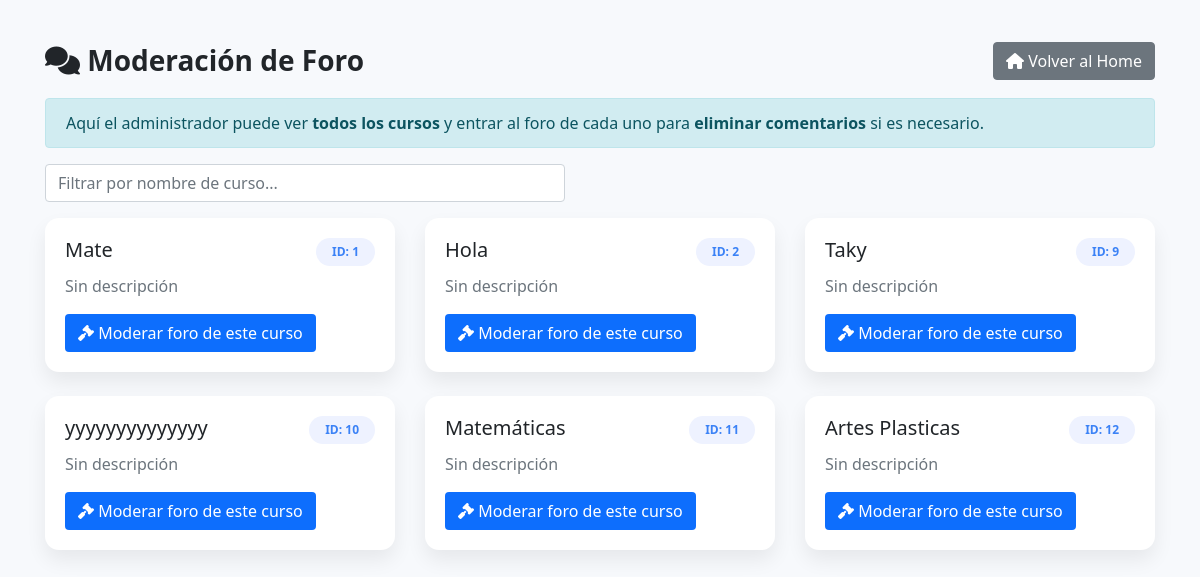
Page /view/Admin/Foro/ForoAdmin.php (signed in) on the committed database.
### tables this page shows
CREATE TABLE `curso` (
  `Id_Curso` int(11) NOT NULL AUTO_INCREMENT,
  `Nombre` varchar(100) DEFAULT NULL,
  `Descripcion` text DEFAULT NULL,
  `Id_Docente` int(11) DEFAULT NULL,
  PRIMARY KEY (`Id_Curso`),
  KEY `Id_Docente` (`Id_Docente`),
  CONSTRAINT `curso_ibfk_1` FOREIGN KEY (`Id_Docente`) REFERENCES `docente` (`Id_Docente`)
);

### model/CursoModel.php (called while the page is built, shortened)
<?php
require_once __DIR__ . '/db.php';
class CursoModel {
    public static function obtenerCursos() {
        global $pdo;
        $stmt = $pdo->query("CALL sp_obtenerCursos()");
        return $stmt->fetchAll(PDO::FETCH_ASSOC);
    }
}
?>

### view/Admin/Foro/ForoAdmin.php (the view, shortened to what this page needs)
<?php
require_once $_SERVER["DOCUMENT_ROOT"] . "/Aula-Virtual-Santa-Teresita/model/CursoModel.php";
$cursos = [];
if (class_exists('CursoModel')) {
    if (method_exists('CursoModel', 'obtenerCursosAdmin')) {
        $cursos = CursoModel::obtenerCursosAdmin();
    } elseif (method_exists('CursoModel', 'obtenerCursos')) {
        $cursos = CursoModel::obtenerCursos();
    } elseif (method_exists('CursoModel', 'listarCursos')) {
        $cursos = CursoModel::listarCursos();
    } elseif (method_exists('CursoModel', 'getAll')) {
        $cursos = CursoModel::getAll();
    }
}
function _toLower($s) {
    return function_exists('mb_strtolower') ? mb_strtolower((string)$s, 'UTF-8') : strtolower((string)$s);
}
?>
<!DOCTYPE html>
<html lang="es">
<head>
    <link href="/Aula-Virtual-Santa-Teresita/view/vendor/bootstrap/css/bootstrap.min.css" rel="stylesheet">
    <link href="https://cdnjs.cloudflare.com/ajax/libs/font-awesome/6.5.0/css/all.min.css" rel="stylesheet">
</head>
<body class="container py-4">
    <div class="d-flex justify-content-between align-items-center">
        <h3 class="page-title"><i class="fa-solid fa-comments"></i> Moderación de Foro</h3>
        <a href="/Aula-Virtual-Santa-Teresita/view/Home/Home.php" class="btn btn-secondary">
            <i class="fa-solid fa-house"></i> Volver al Home
        </a>
    </div>
    <div class="alert alert-info">
        Aquí el administrador puede ver <strong>todos los cursos</strong> y entrar al foro de cada uno para
        <strong>eliminar comentarios</strong> si es necesario.
    </div>
    <div class="mb-3">
        <input id="filtro" type="text" class="form-control search" placeholder="Filtrar por nombre de curso...">
    </div>
    <div class="row" id="gridCursos">
        <?php if (!empty($cursos)): ?>
            <?php foreach ($cursos as $c):
                $id   = $c['Id_Curso']     ?? $c['id']          ?? $c['ID'] ?? null;
                $nom  = $c['Nombre']       ?? $c['nombre']      ?? $c['titulo'] ?? 'Sin nombre';
                $desc = $c['Descripcion']  ?? $c['descripcion'] ?? $c['detalle'] ?? 'Sin descripción';
            ?>
            <div class="col-lg-4 col-md-6 col-12 mb-4 item-curso" data-nombre="<?= htmlspecialchars(_toLower($nom)) ?>">
                <div class="card h-100">
                    <div class="card-body d-flex flex-column">
                        <div class="d-flex justify-content-between align-items-start mb-2">
                            <h5 class="card-title mb-0"><?= htmlspecialchars($nom) ?></h5>
                            <span class="badge badge-id rounded-pill px-3 py-2">ID: <?= htmlspecialchars($id) ?></span>
                        </div>
                        <p class="text-muted flex-grow-1"><?= htmlspecialchars($desc) ?></p>
                        <div class="d-grid gap-2">
                            <a class="btn btn-foro"
                               href="/Aula-Virtual-Santa-Teresita/view/Admin/Foro/ForoCurso.php?idCurso=<?= urlencode((string)$id) ?>&modo=admin">
                                <i class="fa-solid fa-gavel"></i> Moderar foro de este curso
                            </a>
                        </div>
                    </div>
                </div>
            </div>
            <?php endforeach; ?>
        <?php else: ?>
            <div class="col-12">
                <div class="alert alert-warning mb-0">No hay cursos registrados.</div>
            </div>
        <?php endif; ?>
    </div>
</body>
</html>

### view/Admin/Foro/ForoAdmin.php (style rules this page uses)
body { background:#f7f9fc;font-family:Montserrat,system-ui,Segoe UI,Roboto,Helvetica,Arial }
.page-title { font-weight:700;margin:20px 0 }
.card { border:0;border-radius:14px;box-shadow:0 10px 20px rgba(0,0,0,.07) }
.badge-id { font-size:.75rem;background:#eef2ff;color:#3b82f6 }
.btn-foro { background:#0d6efd;color:#fff }
.search { max-width:520px }

### rows in the picture
curso: Nombre "Mate", Id_Curso "1", desc "Sin descripción"
curso: Nombre "Hola", Id_Curso "2", desc "Sin descripción"
curso: Nombre "Taky", Id_Curso "9", desc "Sin descripción"
curso: Nombre "yyyyyyyyyyyyyy", Id_Curso "10", desc "Sin descripción"
curso: Nombre "Matemáticas", Id_Curso "11", desc "Sin descripción"
curso: Nombre "Artes Plasticas", Id_Curso "12", desc "Sin descripción"
